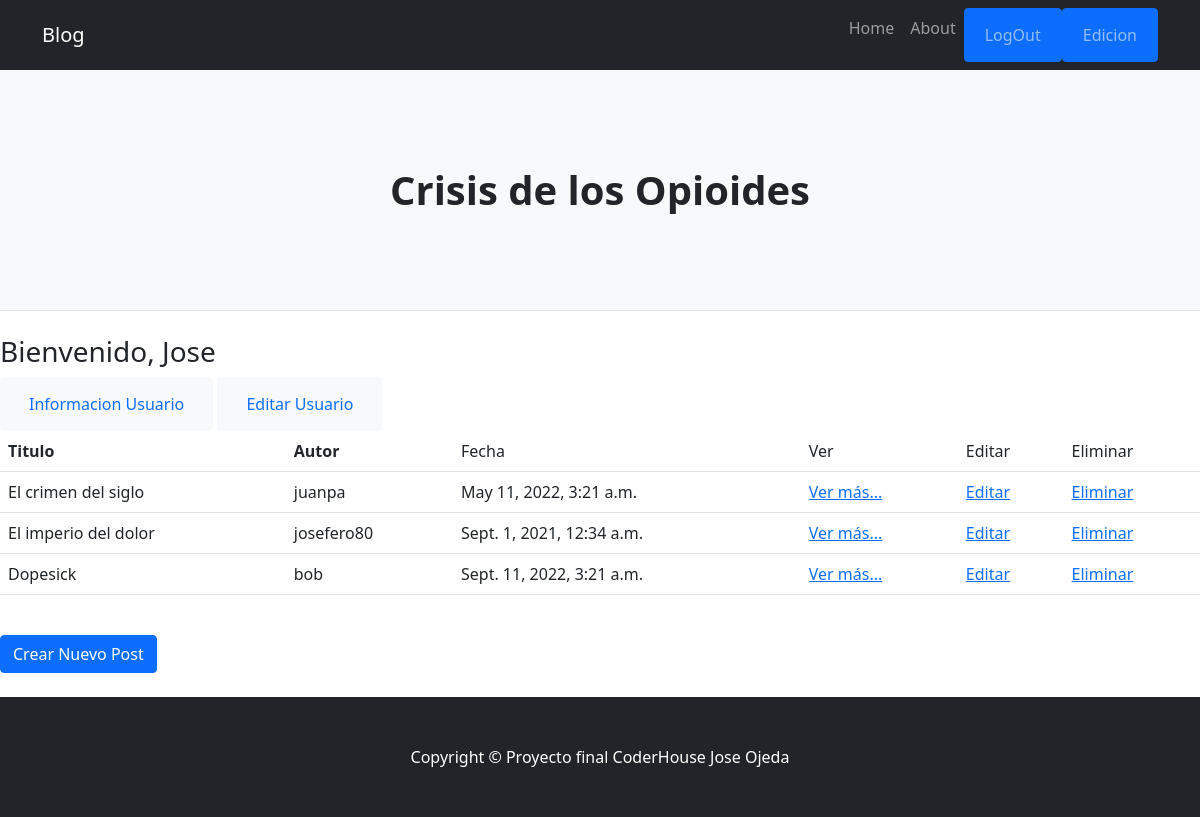
Screenshot of /blog/lista-editar/ (signed in) with the database file from the repository.
### blog/models.py (models this page shows, shortened)
class Post(models.Model):
    categoria = models.CharField(max_length=256, null=True)
    titulo = models.CharField(max_length=256)
    autor = models.ForeignKey(User, blank=True, null=True, on_delete=models.SET_NULL)
    campo_blog = RichTextField(null=True)
    fecha_blog = models.DateTimeField()
    descripcion_corta= models.TextField(null=True)
    imagen = models.ImageField(upload_to="ImgPost", null=True)

### blog/views.py (the view)
# urls.py: path('lista-editar/', Lista_edicion.as_view(), name="lista_edicion"),
class Lista_edicion(LoginRequiredMixin, ListView):
    login_url = 'login_user'
    model = Post
    success_url = reverse_lazy('lista_edicion')
    template_name = 'blog/listaEdicion.html'

### blog/templates/blog/listaEdicion.html (shortened to what this page needs)
{% extends 'blog/base.html' %}
{% block content %}
{% if user.is_authenticated %}
  <h3>Bienvenido,  {{ user.first_name }}</h3>
  <button type="button" class="btn btn-light"><a class="nav-link" href="{% url 'profile_user' user.id %}">Informacion Usuario</a></button>
  <button type="button" class="btn btn-light"><a class="nav-link" href="{% url 'edit_user' %}">Editar Usuario</a></button>
<br>
{% endif %}
<table class="table">
    <tbody>
      <tr>
        <th>Titulo</th>
        <th>Autor</th>
        <td>Fecha</td>
        <td>Ver</td>
        <td>Editar</td>
        <td>Eliminar</td>
      </tr>
      {% for blog in object_list %}
      <tr>
        <td>{{ blog.titulo }}</td>
        <td>{{ blog.autor }}</td>
        <td>{{ blog.fecha_blog }}</td>
        <td>
          <a href="{% url 'detalle_post' blog.id %}">Ver más...</a>
        </td>
        <td>
          <a href="{% url 'editar_post' blog.id %}">Editar</a>
        </td>
        <td>
          <a href="{% url 'elimina_post' blog.id %}">Eliminar</a>
        </td>
      </tr>
      {% endfor %}
    </tbody>
  </table>
<br>
  <a class="btn btn-primary" href="{% url 'crear_post' %}">Crear Nuevo Post</a>
<br><br>
{% endblock content %}

### rows the page displays
Post: titulo "El crimen del siglo", autor "juanpa", fecha_blog "May 11, 2022, 3:21 a.m."
Post: titulo "El imperio del dolor", autor "josefero80", fecha_blog "Sept. 1, 2021, 12:34 a.m."
Post: titulo "Dopesick", autor "bob", fecha_blog "Sept. 11, 2022, 3:21 a.m."

### other values shown
{{ user.first_name }} "Jose"
